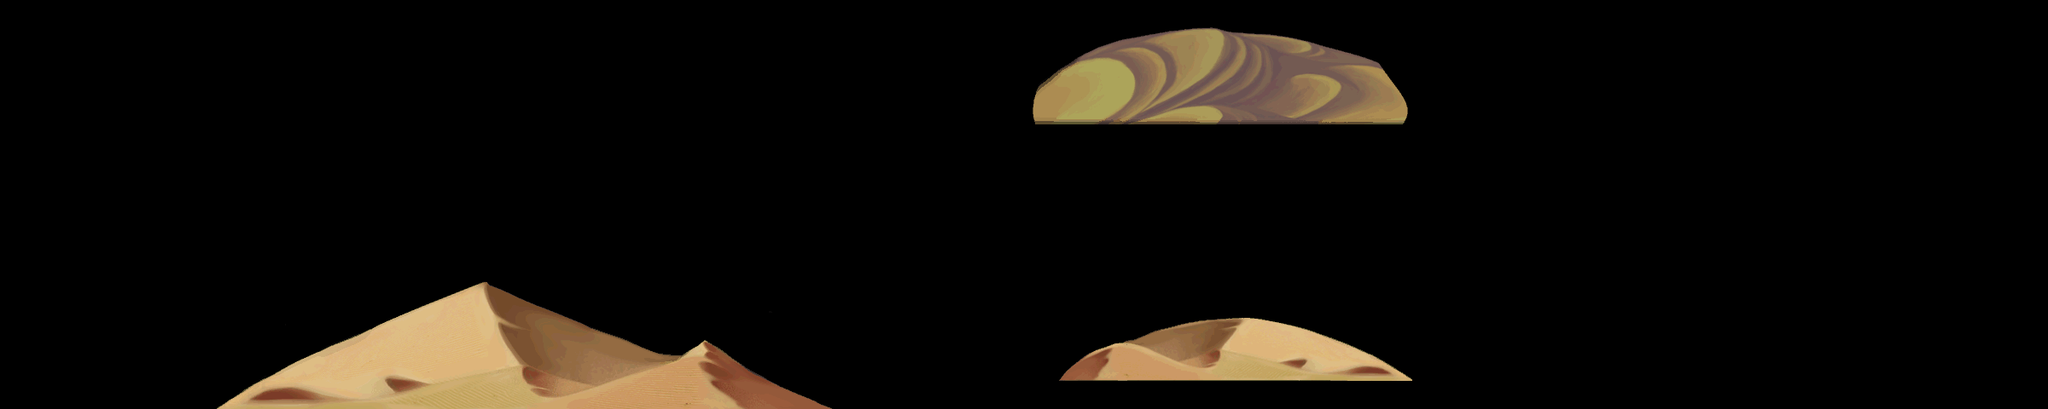

The image is a tile-based game level rendered from a .tmx file. Its description and source (layers, tilesets, objects; grid data summarised) follow:
An orthogonal 60x12 tile map with 40x40 px tiles, 2 tile layers (land1, land2).

<map version="1.0" orientation="orthogonal" width="60" height="12" tilewidth="40" tileheight="40">
 <tileset firstgid="1" name="d-jinjing" tilewidth="40" tileheight="40">
  <image source="d-jinjing.png" width="1145" height="916" />
 </tileset>
 <layer name="land1" width="60" height="12">
  <data>[720 cells, 131 non-empty, 131 distinct tile ids]</data>
 </layer>
 <layer name="land2" width="60" height="12">
  <data>[720 cells, 60 non-empty, 60 distinct tile ids]</data>
 </layer>
</map>
